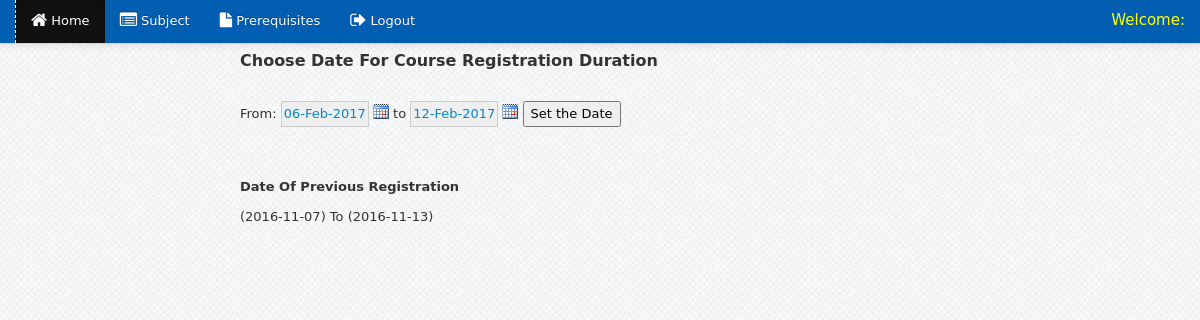
/registrar/date.php (signed in), run on an earlier commit of the app's database.
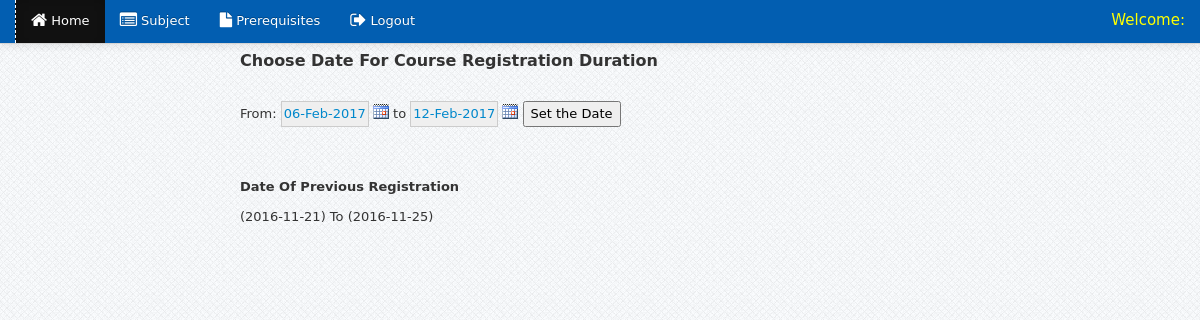
And on a later commit of the database.
### tables this page shows
CREATE TABLE `date` (
  `to` varchar(111) NOT NULL,
  `from` varchar(111) NOT NULL
);

### registrar/date.php (the view, shortened to what this page needs)
<?php include('header.php'); ?>
<?php include('navbar_dasboard.php'); ?>
<?php
require_once('calendar/classes/tc_calendar.php');
?>
<!DOCTYPE HTML PUBLIC "-//W3C//DTD HTML 4.01 Transitional//EN" "http://www.w3.org/TR/html4/loose.dtd">
<html>
<head>
<link href="calendar/calendar.css" rel="stylesheet" type="text/css" />
</head>
<body>
<div class="container">
		<div class="margin-top">
			<div class="row">
				<div class="span12">
				</div>
				<div class="span2">
				</div>
				<div class="span10">
                                  <form name="form1" method="post" action="">
  <ul>
  <p class="largetxt" style="font-size:16px"><b>Choose Date For Course Registration Duration</b></p>
  From:
  to
  <input type="button" name="button2" id="button2" value="Set the Date" onClick="trackIt(this.form.date3.value,this.form.date4.value);">
</br></br></br><p class="largetxt" style="background-color:#FF0000"><b><marquee behavior="slide">Date Of Previous Registration</marquee></b></p>
<?php
$uery = mysql_query("SELECT `to`, `from` FROM `date`") or die(mysql_error());
$row = mysql_fetch_array($uery);
 echo "(".$row['from'].")    ";
 echo "        To      ";
 echo "      (".$row['to'].")";
 ?>
</ul>
</form>
				</div>
			</div>
		</div>
    </div>
</body>
</html>

What changed in the data, as far as the page shows it:
removed date: from "2016-11-07", to "2016-11-13"
added date: from "2016-11-21", to "2016-11-25"
